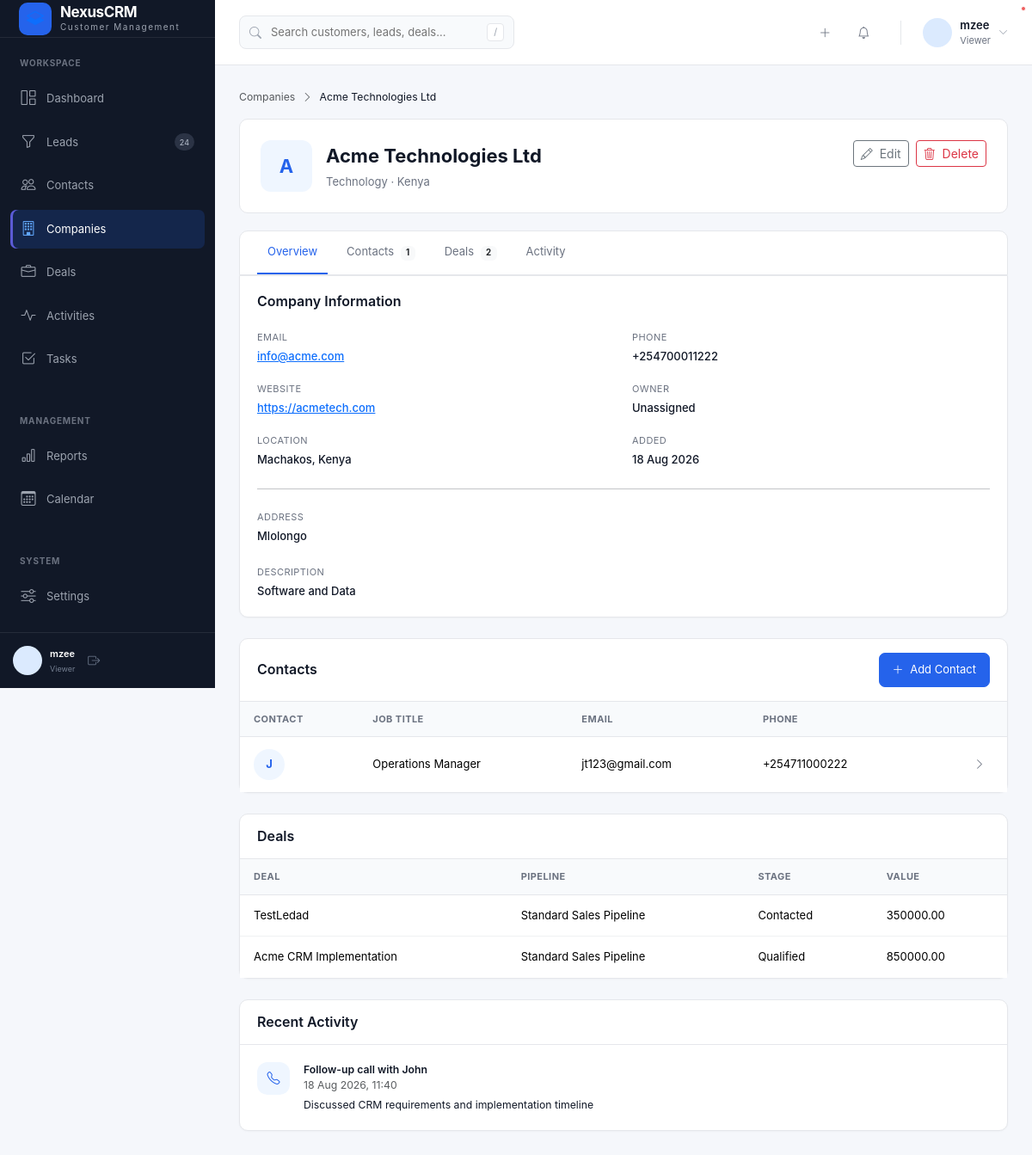
The page /companies/1/ (signed in) on the database as committed earlier.
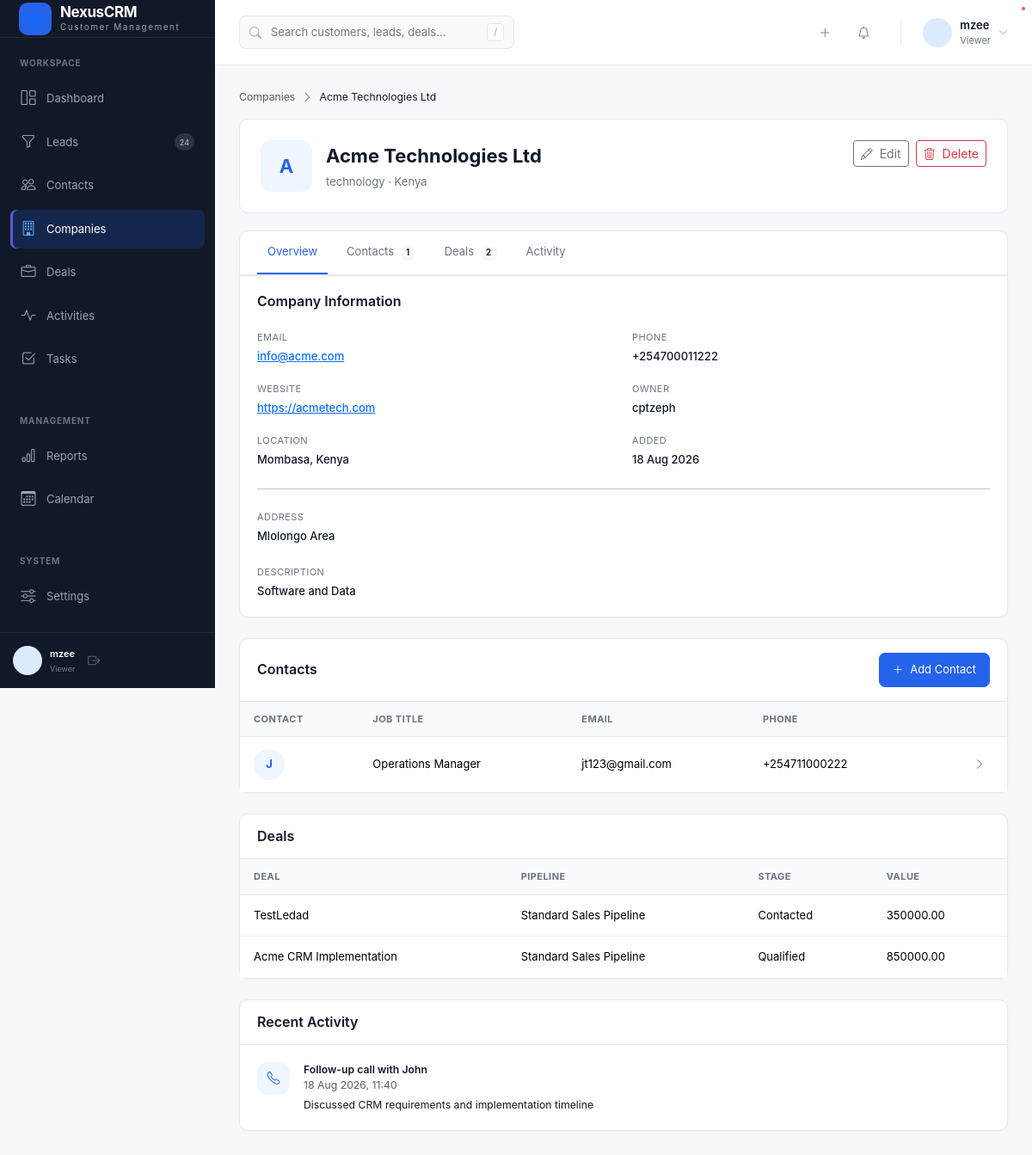
The same page on the database as committed later.
### crmApp/models.py (models this page shows, shortened)
class Company(models.Model):
    INDUSTRY_CHOICES = [
        ("technology", "Technology"),
        ("finance", "Finance"),
        ("healthcare", "Healthcare"),
        ("education", "Education"),
        ("retail", "Retail"),
        ("manufacturing", "Manufacturing"),
        ("real_estate", "Real Estate"),
        ("hospitality", "Hospitality"),
        ("other", "Other"),
    ]
    name = models.CharField(max_length=200)
    industry = models.CharField(
        max_length=50,
        choices=INDUSTRY_CHOICES,
        blank=True
    )
    website = models.URLField(blank=True)
    email = models.EmailField(blank=True)
    phone = models.CharField(max_length=50, blank=True)
    address = models.TextField(blank=True)
    city = models.CharField(max_length=100, blank=True)
    country = models.CharField(max_length=100, blank=True)
    description = models.TextField(blank=True)
    owner = models.ForeignKey(
        User,
        on_delete=models.SET_NULL,
        null=True,
        blank=True,
        related_name="owned_companies"
    )
    created_at = models.DateTimeField(auto_now_add=True)
    updated_at = models.DateTimeField(auto_now=True)
    class Meta:
        ordering = ["name"]

### crmApp/views.py (the view)
# urls.py: path("companies/<int:pk>/", views.company_detail, name="company_detail"),
@login_required
def company_detail(request, pk):
    company = get_object_or_404(
        Company.objects
        .select_related("owner")
        .prefetch_related("contacts", "deals", "activities", "tasks", "notes"),
        pk=pk
    )
    context = {
        "company": company,
        "contacts": company.contacts.all(),
        "deals": company.deals.all(),
        "activities": company.activities.all()[:10],
        "tasks": company.tasks.all()[:10],
        "notes": company.notes.all()[:10],
    }
    return render(
        request,
        "crmApp/companies/company_detail.html",
        context
    )

### crmApp/models.py (called while the page is built)
    @property
    def role_display(self):
        return self.get_role_display()

### templates/crmApp/companies/company_detail.html (shortened to what the changed rows need)
{% extends "crmApp/base.html" %}
{% block content %}
<div class="d-flex align-items-center gap-2 mb-3">
    <a
        href="{% url 'company_list' %}"
        class="text-decoration-none text-muted small"
    >
        Companies
    </a>
    <i class="bi bi-chevron-right text-muted small"></i>
    <span class="small">
        {{ company.name }}
    </span>
</div>
<div class="detail-header">
    <div class="d-flex justify-content-between align-items-start">
        <div class="detail-identity">
            <div class="detail-avatar">
                {{ company.name|first|upper }}
            </div>
            <div>
                <div class="detail-name">
                    {{ company.name }}
                </div>
                <div class="detail-meta">
                    {% if company.industry %}
                        {{ company.industry }}
                    {% endif %}
                    {% if company.industry and company.country %}
                        ·
                    {% endif %}
                    {% if company.country %}
                        {{ company.country }}
                    {% endif %}
                </div>
            </div>
        </div>
    </div>
</div>
<div class="crm-card rounded-top-0 mb-4">
    <div class="crm-card-body">
        <div class="info-grid">
            <div>
                <div class="info-value">
                    {% if company.email %}
                        <a href="mailto:{{ company.email }}">
                            {{ company.email }}
                        </a>
                    {% else %}
                        —
                    {% endif %}
                </div>
            </div>
            <div>
                <div class="info-label">
                    Phone
                </div>
                <div class="info-value">
                    {% if company.phone %}
                        {{ company.phone }}
                    {% else %}
                        —
                    {% endif %}
                </div>
            </div>
            <div>
                <div class="info-value">
                    {% if company.website %}
                        <a
                            href="{{ company.website }}"
                            target="_blank"
                            rel="noopener noreferrer"
                        >
                            {{ company.website }}
                        </a>
                    {% else %}
                        —
                    {% endif %}
                </div>
            </div>
            <div>
                <div class="info-label">
                    Owner
                </div>
                <div class="info-value">
                    {% if company.owner %}
                        {{ company.owner.get_full_name|default:company.owner.username }}
                    {% else %}
                        Unassigned
                    {% endif %}
                </div>
            </div>
            <div>
                <div class="info-label">
                    Location
                </div>
                <div class="info-value">
                    {% if company.city %}
                        {{ company.city }},
                    {% endif %}
                    {% if company.country %}
                        {{ company.country }}
                    {% endif %}
                </div>
            </div>
            <div>
                <div class="info-label">
                    Added
                </div>
                <div class="info-value">
                    {{ company.created_at|date:"d M Y" }}
                </div>
            </div>
        </div>
        {% if company.address or company.description %}
            {% if company.address %}
                <div class="mb-4">
                    <div class="info-label">
                        Address
                    </div>
                    <div class="info-value">
                        {{ company.address|linebreaksbr }}
                    </div>
                </div>
            {% endif %}
            {% if company.description %}
                <div>
                    <div class="info-label">
                        Description
                    </div>
                    <div class="info-value">
                        {{ company.description|linebreaksbr }}
                    </div>
                </div>
            {% endif %}
        {% endif %}
    </div>
</div>
<div
    id="contacts"
    class="crm-card mb-4"
>
    {% if contacts %}
        <div class="table-responsive">
            <table class="table crm-table">
                <thead>
                    <tr>
                        <th>
                            Contact
                        </th>
                        <th>
                            Job Title
                        </th>
                        <th>
                            Email
                        </th>
                        <th>
                            Phone
                        </th>
                        <th></th>
                    </tr>
                </thead>
            </table>
        </div>
    {% endif %}
</div>
<div
    id="deals"
    class="crm-card mb-4"
>
    {% if deals %}
        <div class="table-responsive">
            <table class="table crm-table">
                <thead>
                    <tr>
                        <th>Deal</th>
                        <th>Pipeline</th>
                        <th>Stage</th>
                        <th>Value</th>
                    </tr>
                </thead>
            </table>
        </div>
    {% endif %}
</div>
{% endblock %}

Rows that differ between the two databases and show on the page:
changed Company "Acme Technologies Ltd": industry "Technology" → "technology"; owner.get_full_name (not shown) → "cptzeph"; city "Machakos" → "Mombasa"; address "Mlolongo" → "Mlolongo Area"
Other text that changed with them:
text no longer shown: "Unassigned"
